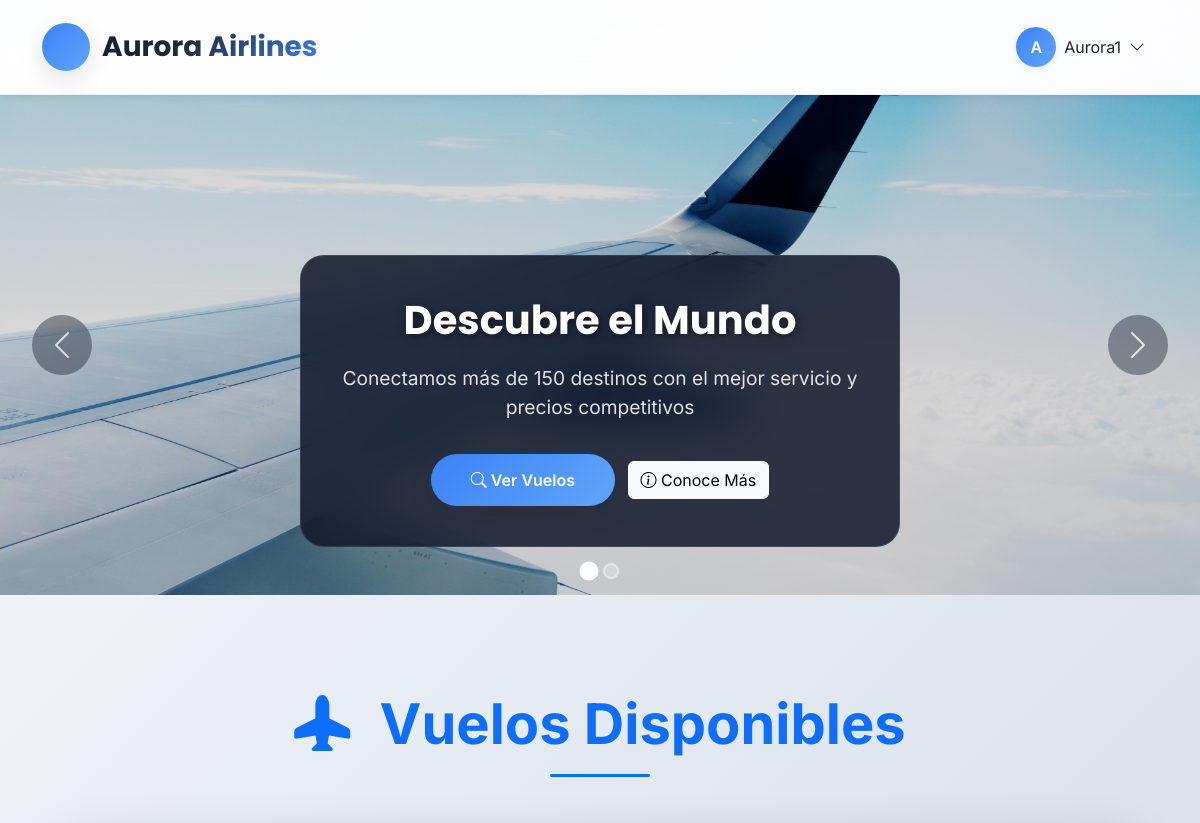
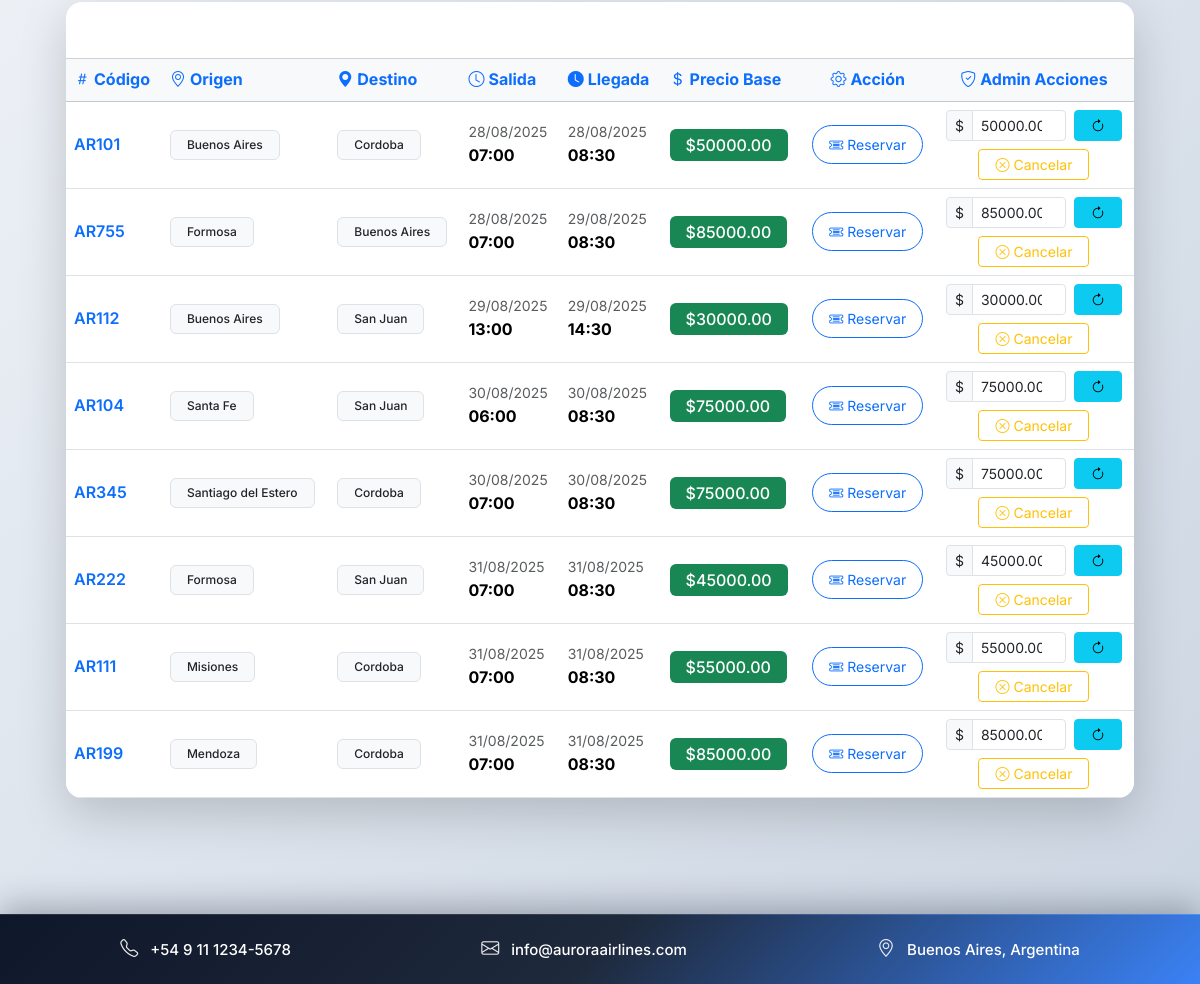
The app's page /vuelos/ (signed in) with its own data (2 pictures, top to bottom).
### gestion/models.py (models this page shows, shortened)
class Usuario(AbstractUser):
    documento = models.CharField(
        max_length=20,
        unique=True,
        validators=[RegexValidator(r'^[0-9]+$', 'Solo se permiten números')]
    )
    telefono = models.CharField(
        max_length=20,
        validators=[RegexValidator(r'^\+?[0-9]+$', 'Formato de teléfono inválido')]
    )
    fecha_nacimiento = models.DateField(null=True, blank=True)
    class Rol(models.TextChoices):
        ADMIN = 'AD', 'Administrador'
        PASAJERO = 'PA', 'Pasajero'
    rol = models.CharField(max_length=2, choices=Rol.choices, default=Rol.PASAJERO)
    @property
    def is_pasajero(self):
        return self.rol == self.Rol.PASAJERO

class Vuelo(models.Model):
    class Estado(models.TextChoices):
        PROGRAMADO = 'programado', _('Programado')
        DEMORADO = 'demorado', _('Demorado')
        CANCELADO = 'cancelado', _('Cancelado')
        COMPLETADO = 'completado', _('Completado')
        EN_CURSO = 'en_curso', _('En Curso')
    avion = models.ForeignKey('Avion', on_delete=models.PROTECT, related_name='vuelos')
    codigo_vuelo = models.CharField(max_length=10, unique=True)
    origen = models.CharField(max_length=100, db_index=True)
    destino = models.CharField(max_length=100, db_index=True)
    fecha_salida = models.DateTimeField()
    fecha_llegada = models.DateTimeField()
    duracion = models.DurationField()
    estado = models.CharField(
        max_length=20,
        choices=Estado.choices,
        default=Estado.PROGRAMADO
    )
    precio_base = models.DecimalField(
        max_digits=10,
        decimal_places=2,
        validators=[MinValueValidator(0)]
    )
    tripulacion = models.ManyToManyField(
        'Usuario',
        limit_choices_to={'rol__in': ['AD', 'EM']},
        blank=True
    )
    class Meta:
        ordering = ['fecha_salida']
        indexes = [
            models.Index(fields=['origen', 'destino']),
            models.Index(fields=['fecha_salida']),
        ]
    @property
    def cancelado(self):
        return self.estado == self.Estado.CANCELADO

### gestion/views.py (the view, shortened to what this page needs)
# urls.py: path('vuelos/', vuelos_disponibles, name='vuelos_disponibles'),
@login_required(login_url='login')
def vuelos_disponibles(request):
    vuelos = Vuelo.objects.all().order_by('fecha_salida')
    return render(request, 'gestion/vuelos.html', {
        'vuelos': vuelos,
        'form': VueloForm(),  # Para que el admin pueda agregar desde la misma vista
    })

### gestion/templates/gestion/vuelos.html (shortened to what this page needs)
{% extends 'gestion/base.html' %}
{% block content %}
<div class="container-fluid px-4 py-5">
    <div class="row mb-5">
        <div class="col-12">
            <div class="text-center">
                <h2 class="display-4 fw-bold text-primary mb-3">
                    <i class="bi bi-airplane-fill me-3"></i>
                    Vuelos Disponibles
                </h2>
                <div class="bg-primary" style="height: 3px; width: 100px; margin: 0 auto; border-radius: 2px;"></div>
            </div>
        </div>
    </div>
    <div class="row">
        <div class="col-12">
            <div class="card shadow-lg border-0 rounded-4 overflow-hidden">
                <div class="card-header bg-gradient text-white py-3" style="background: linear-gradient(135deg, var(--bs-primary), var(--bs-info));">
                    <h5 class="card-title mb-0 fw-bold">
                        <i class="bi bi-list-ul me-2"></i>
                    </h5>
                </div>
                <div class="card-body p-0">
                    <div class="table-responsive">
                        <table class="table table-hover mb-0">
                            <thead class="table-light">
                                <tr>
                                    <th scope="col" class="fw-bold text-primary"><i class="bi bi-hash me-1"></i>Código</th>
                                    <th scope="col" class="fw-bold text-primary"><i class="bi bi-geo-alt me-1"></i>Origen</th>
                                    <th scope="col" class="fw-bold text-primary"><i class="bi bi-geo-alt-fill me-1"></i>Destino</th>
                                    <th scope="col" class="fw-bold text-primary"><i class="bi bi-clock me-1"></i>Salida</th>
                                    <th scope="col" class="fw-bold text-primary"><i class="bi bi-clock-fill me-1"></i>Llegada</th>
                                    <th scope="col" class="fw-bold text-primary"><i class="bi bi-currency-dollar me-1"></i>Precio Base</th>
                                    {% if user.is_authenticated and user.is_pasajero %}
                                        <th scope="col" class="fw-bold text-primary text-center"><i class="bi bi-gear me-1"></i>Acción</th>
                                    {% endif %}
                                    {% if user.is_authenticated and user.is_staff %}
                                        <th scope="col" class="fw-bold text-primary text-center"><i class="bi bi-shield-check me-1"></i>Admin Acciones</th>
                                    {% endif %}
                                </tr>
                            </thead>
                            <tbody>
                                {% for vuelo in vuelos %}
                                    <tr class="align-middle {% if vuelo.cancelado %}bg-light text-muted{% endif %}">
                                        <td class="fw-semibold text-primary">{{ vuelo.codigo_vuelo }}</td>
                                        <td>
                                            <span class="badge bg-light text-dark border px-3 py-2">{{ vuelo.origen }}</span>
                                        </td>
                                        <td>
                                            <span class="badge bg-light text-dark border px-3 py-2">{{ vuelo.destino }}</span>
                                        </td>
                                        <td>
                                            <small class="text-muted d-block">{{ vuelo.fecha_salida|date:"d/m/Y" }}</small>
                                            <strong>{{ vuelo.fecha_salida|date:"H:i" }}</strong>
                                        </td>
                                        <td>
                                            <small class="text-muted d-block">{{ vuelo.fecha_llegada|date:"d/m/Y" }}</small>
                                            <strong>{{ vuelo.fecha_llegada|date:"H:i" }}</strong>
                                        </td>
                                        <td>
                                            <span class="badge bg-success fs-6 px-3 py-2">${{ vuelo.precio_base }}</span>
                                        </td>
                                        {% if user.is_authenticated and user.is_pasajero %}
                                            <td class="text-center">
                                                <a href="{% url 'reservar_asiento' %}?vuelo={{ vuelo.id }}"
                                                   class="btn btn-outline-primary btn-sm px-3 py-2 rounded-pill">
                                                    <i class="bi bi-ticket-detailed me-1"></i>Reservar
                                                </a>
                                            </td>
                                        {% endif %}
                                        {% if user.is_authenticated and user.is_staff %}
                                            <td class="text-center">
                                                <div class="d-flex flex-column gap-2 align-items-center">
                                                    <form method="POST" class="d-flex align-items-center gap-2">
                                                        <div class="input-group input-group-sm" style="width: 120px;">
                                                            <span class="input-group-text">$</span>
                                                            <input type="number" name="nuevo_precio" value="{{ vuelo.precio_base }}"
                                                                   step="0.01" class="form-control form-control-sm">
                                                        </div>
                                                        <button type="submit" class="btn btn-info btn-sm px-3">
                                                            <i class="bi bi-arrow-clockwise"></i>
                                                        </button>
                                                    </form>
                                                    <form action="{% url 'cancelar_vuelo' vuelo.id %}" method="post"
                                                          onsubmit="return confirm('¿Seguro que quieres cancelar este vuelo?');">
                                                        <button type="submit" class="btn btn-outline-warning btn-sm px-3">
                                                            <i class="bi bi-x-circle me-1"></i>Cancelar
                                                        </button>
                                                    </form>
                                                </div>
                                            </td>
                                        {% endif %}
                                    </tr>
                                {% endfor %}
                            </tbody>
                        </table>
                    </div>
                </div>
            </div>
        </div>
    </div>
</div>
{% endblock %}

### gestion/templates/gestion/base.html (shortened to what this page needs)
{% load static %}
<!DOCTYPE html>
<html lang="es">
<head>
    <link href="https://cdn.jsdelivr.net/npm/bootstrap@5.3.2/dist/css/bootstrap.min.css" rel="stylesheet" />
    <link href="https://cdn.jsdelivr.net/npm/bootstrap-icons@1.11.0/font/bootstrap-icons.css" rel="stylesheet" />
</head>
<body>
    <header class="aurora-header">
        <div class="container">
            <div class="d-flex justify-content-between align-items-center">
                <a class="aurora-logo" href="{% url 'vuelos_disponibles' %}">
                    <div class="aurora-logo-icon"><i class="bi bi-airplane"></i></div>
                    Aurora Airlines
                </a>
                <div class="d-flex align-items-center">
                    <div class="auth-section">
                        {% if user.is_authenticated %}
                            <div class="dropdown">
                                <button class="btn d-flex align-items-center gap-2" type="button" data-bs-toggle="dropdown">
                                    <div class="user-avatar">{{ user.first_name|default:user.username|slice:":1"|upper }}</div>
                                    <span class="d-none d-md-inline">{{ user.first_name|default:user.username }}</span>
                                    <i class="bi bi-chevron-down"></i>
                                </button>
                            </div>
                        {% else %}
                            <div class="auth-buttons d-flex gap-2">
                                <a href="{% url 'login' %}" class="btn-auth-outline"><i class="bi bi-box-arrow-in-right"></i> Iniciar Sesión</a>
                                <a href="#" onclick="alert('Función de registro en desarrollo')" class="btn-auth"><i class="bi bi-person-plus"></i> Registrarse</a>
                            </div>
                        {% endif %}
                    </div>
                </div>
            </div>
        </div>
    </header>
    <div id="navCarousel" class="carousel slide" data-bs-ride="carousel">
        <div class="carousel-indicators">
            <button type="button" data-bs-target="#navCarousel" data-bs-slide-to="0" class="active"></button>
            <button type="button" data-bs-target="#navCarousel" data-bs-slide-to="1"></button>
        </div>
        <div class="carousel-inner">
            <div class="carousel-item active">
                <img src="{% static '1.png' %}" class="d-block w-100" alt="Vuelos Disponibles" />
                <div class="carousel-caption">
                    <h5>Descubre el Mundo</h5>
                    <p>Conectamos más de 150 destinos con el mejor servicio y precios competitivos</p>
                    <a href="{% url 'vuelos_disponibles' %}" class="btn btn-aurora-primary"><i class="bi bi-search"></i> Ver Vuelos</a>
                    <a href="#servicios" class="btn btn-light ms-2"><i class="bi bi-info-circle"></i> Conoce Más</a>
                </div>
            </div>
        </div>
        <button class="carousel-control-prev" type="button" data-bs-target="#navCarousel" data-bs-slide="prev">
            <span class="carousel-control-prev-icon"></span>
        </button>
        <button class="carousel-control-next" type="button" data-bs-target="#navCarousel" data-bs-slide="next">
            <span class="carousel-control-next-icon"></span>
        </button>
    </div>
    <main class="container my-5">
        {% block content %}{% endblock %}
    </main>
    <footer class="footer-aurora">
        <p><i class="bi bi-telephone"></i> +54 9 11 1234-5678</p>
        <p><i class="bi bi-envelope"></i> info@auroraairlines.com</p>
        <p><i class="bi bi-geo-alt"></i> Buenos Aires, Argentina</p>
    </footer>
</body>
</html>

### records on screen
Usuario: first_name "A", first_name "Aurora1"
Vuelo: codigo_vuelo "AR101", origen "Buenos Aires", destino "Cordoba", fecha_salida "28/08/2025", fecha_salida "07:00", fecha_llegada "28/08/2025", fecha_llegada "08:30", precio_base "50000.00", nuevo_precio "50000.00"
Vuelo: codigo_vuelo "AR755", origen "Formosa", destino "Buenos Aires", fecha_salida "28/08/2025", fecha_salida "07:00", fecha_llegada "29/08/2025", fecha_llegada "08:30", precio_base "85000.00", nuevo_precio "85000.00"
Vuelo: codigo_vuelo "AR112", origen "Buenos Aires", destino "San Juan", fecha_salida "29/08/2025", fecha_salida "13:00", fecha_llegada "29/08/2025", fecha_llegada "14:30", precio_base "30000.00", nuevo_precio "30000.00"
Vuelo: codigo_vuelo "AR104", origen "Santa Fe", destino "San Juan", fecha_salida "30/08/2025", fecha_salida "06:00", fecha_llegada "30/08/2025", fecha_llegada "08:30", precio_base "75000.00", nuevo_precio "75000.00"
Vuelo: codigo_vuelo "AR345", origen "Santiago del Estero", destino "Cordoba", fecha_salida "30/08/2025", fecha_salida "07:00", fecha_llegada "30/08/2025", fecha_llegada "08:30", precio_base "75000.00", nuevo_precio "75000.00"
Vuelo: codigo_vuelo "AR222", origen "Formosa", destino "San Juan", fecha_salida "31/08/2025", fecha_salida "07:00", fecha_llegada "31/08/2025", fecha_llegada "08:30", precio_base "45000.00", nuevo_precio "45000.00"
Vuelo: codigo_vuelo "AR111", origen "Misiones", destino "Cordoba", fecha_salida "31/08/2025", fecha_salida "07:00", fecha_llegada "31/08/2025", fecha_llegada "08:30", precio_base "55000.00", nuevo_precio "55000.00"
Vuelo: codigo_vuelo "AR199", origen "Mendoza", destino "Cordoba", fecha_salida "31/08/2025", fecha_salida "07:00", fecha_llegada "31/08/2025", fecha_llegada "08:30", precio_base "85000.00", nuevo_precio "85000.00"
